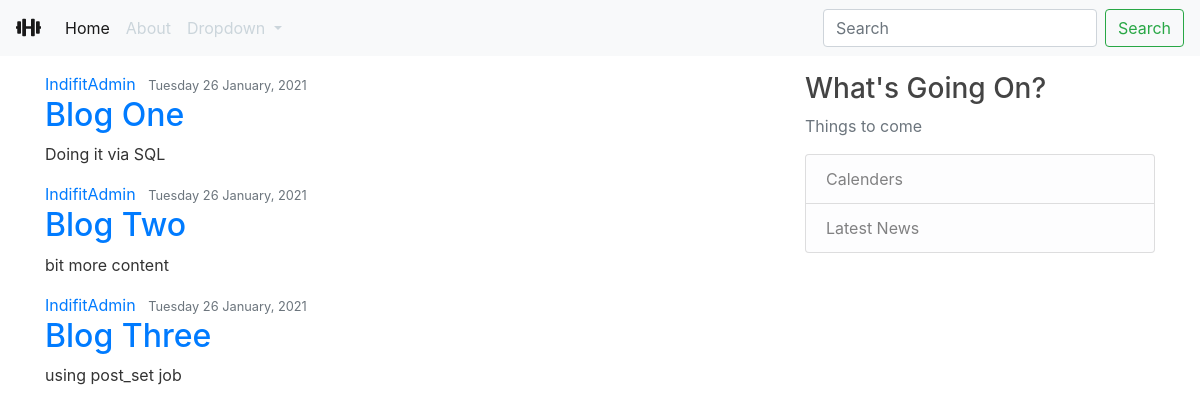
The page / on the database its author committed.
### fitness_programs/models.py (models this page shows, shortened)
class Post(models.Model):
    title = models.CharField(max_length=100)
    content = models.TextField(max_length=300)
    created_date = models.DateTimeField(auto_now_add=True)
    date_posted = models.DateTimeField(default=timezone.now)  # pass in func as default so no need for ()
    author = models.ForeignKey(User, on_delete=models.CASCADE)  #args if user is deleted, then we delete

### fitness_programs/views.py (the view)
# urls.py: path('', views.home, name='fitness-programs'),
def home(request):
    contexts = {
        'posts' : Post.objects.all()  # query our DB posts just like shell (instead of dummy) - dict keys should be same as db fields
    }
    return render(request, 'fitness_programs/home.html', contexts)  # 3 arg here is context to pas info into template

### fitness_programs/templates/fitness_programs/home.html
{% extends 'base.html' %}
    {% block content %}
        {% for post in posts%}
        <article class="media content-section">
            <div class="media-body">
                <div class="article-metadata">
                <a class="mr-2" href="#">{{ post.author }}</a>
                <small class="text-muted">{{ post.date_posted|date:"l d F, Y" }}</small>
                </div>
                <h2><a class="article-title" href="#">{{ post.title }}</a></h2>
                <p class="article-content">{{ post.content }}</p>
            </div>
            </article>
        {% endfor %}
    {% endblock %}

### static/css/main.css (style rules this page uses)
body { background: #ffffff; color: #333333; }
h1, h2, h3, h4, h5, h6 { color: #444444; }

### rows shown on the page
Post: author "IndifitAdmin", date_posted "Tuesday 26 January, 2021", title "Blog One", content "Doing it via SQL"
Post: author "IndifitAdmin", date_posted "Tuesday 26 January, 2021", title "Blog Two", content "bit more content"
Post: author "IndifitAdmin", date_posted "Tuesday 26 January, 2021", title "Blog Three", content "using post_set job"
